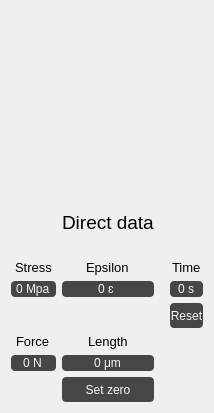
           <widget class="QWidget" name="Sone2" native="true">
            <property name="styleSheet">
             <string notr="true">#timeRead{
		background-color: rgb(70,70,70); 
		border-radius: 4px;
		color: rgb(249,249,249);
}
#epsilonRead{
		background-color: rgb(70,70,70); 
		border-radius: 4px;
		color: rgb(249,249,249);
}
#forceRead{
		background-color: rgb(70,70,70); 
		border-radius: 4px;
		color: rgb(249,249,249);
}
#lengthRead{
		background-color: rgb(70,70,70); 
		border-radius: 4px;
		color: rgb(249,249,249);
}
#stressRead{
		background-color: rgb(70,70,70); 
		border-radius: 4px;
		color: rgb(249,249,249);
}
#resetTimeButton{
		background-color: rgb(70,70,70); 
		border-radius: 4px;
		color: rgb(249,249,249);
}
#resetTimeButton:pressed{
		background-color:rgb(65,65,65);
}
#setZeroButton{
		background-color: rgb(70,70,70); 
		border-radius: 4px;
		color: rgb(249,249,249);
}
#setZeroButton:pressed{
		background-color:rgb(65,65,65);
}

</string>
            </property>
            <layout class="QGridLayout" name="gridLayout_4">
             <item row="4" column="2" alignment="Qt::AlignHCenter">
              <widget class="QLabel" name="label_9">
               <property name="font">
                <font>
                 <pointsize>10</pointsize>
                </font>
               </property>
               <property name="text">
                <string>Stress</string>
               </property>
              </widget>
             </item>
             <item row="12" column="3">
              <widget class="QPushButton" name="setZeroButton">
               <property name="minimumSize">
                <size>
                 <width>0</width>
                 <height>25</height>
                </size>
               </property>
               <property name="text">
                <string>Set zero</string>
               </property>
              </widget>
             </item>
             <item row="5" column="3">
              <widget class="QSpinBox" name="epsilonRead">
               <property name="alignment">
                <set>Qt::AlignCenter</set>
               </property>
               <property name="readOnly">
                <bool>true</bool>
               </property>
               <property name="buttonSymbols">
                <enum>QAbstractSpinBox::NoButtons</enum>
               </property>
               <property name="suffix">
                <string> ɛ </string>
               </property>
              </widget>
             </item>
             <item row="5" column="2">
              <widget class="QSpinBox" name="stressRead">
               <property name="alignment">
                <set>Qt::AlignCenter</set>
               </property>
               <property name="readOnly">
                <bool>true</bool>
               </property>
               <property name="buttonSymbols">
                <enum>QAbstractSpinBox::NoButtons</enum>
               </property>
               <property name="suffix">
                <string> Mpa</string>
               </property>
              </widget>
             </item>
             <item row="0" column="3">
              <spacer name="verticalSpacer_3">
               <property name="orientation">
                <enum>Qt::Vertical</enum>
               </property>
               <property name="sizeType">
                <enum>QSizePolicy::Preferred</enum>
               </property>
               <property name="sizeHint" stdset="0">
                <size>
                 <width>20</width>
                 <height>200</height>
                </size>
               </property>
              </spacer>
             </item>
             <item row="1" column="3" alignment="Qt::AlignHCenter">
              <widget class="QLabel" name="label_17">
               <property name="font">
                <font>
                 <pointsize>14</pointsize>
                </font>
               </property>
               <property name="text">
                <string>Direct data</string>
               </property>
              </widget>
             </item>
             <item row="5" column="5">
              <widget class="QSpinBox" name="timeRead">
               <property name="alignment">
                <set>Qt::AlignCenter</set>
               </property>
               <property name="readOnly">
                <bool>true</bool>
               </property>
               <property name="buttonSymbols">
                <enum>QAbstractSpinBox::NoButtons</enum>
               </property>
               <property name="suffix">
                <string> s</string>
               </property>
              </widget>
             </item>
             <item row="11" column="3">
              <widget class="QSpinBox" name="lengthRead">
               <property name="alignment">
                <set>Qt::AlignCenter</set>
               </property>
               <property name="readOnly">
                <bool>true</bool>
               </property>
               <property name="buttonSymbols">
                <enum>QAbstractSpinBox::NoButtons</enum>
               </property>
               <property name="suffix">
                <string> μm</string>
               </property>
              </widget>
             </item>
             <item row="2" column="3">
              <spacer name="verticalSpacer_4">
               <property name="orientation">
                <enum>Qt::Vertical</enum>
               </property>
               <property name="sizeType">
                <enum>QSizePolicy::Preferred</enum>
               </property>
               <property name="sizeHint" stdset="0">
                <size>
                 <width>20</width>
                 <height>20</height>
                </size>
               </property>
              </spacer>
             </item>
             <item row="6" column="5">
              <widget class="QPushButton" name="resetTimeButton">
               <property name="minimumSize">
                <size>
                 <width>0</width>
                 <height>25</height>
                </size>
               </property>
               <property name="text">
                <string>Reset</string>
               </property>
              </widget>
             </item>
             <item row="4" column="3" alignment="Qt::AlignHCenter">
              <widget class="QLabel" name="label_8">
               <property name="font">
                <font>
                 <pointsize>10</pointsize>
                </font>
               </property>
               <property name="text">
                <string>Epsilon</string>
               </property>
              </widget>
             </item>
             <item row="5" column="4">
              <spacer name="horizontalSpacer">
               <property name="orientation">
                <enum>Qt::Horizontal</enum>
               </property>
               <property name="sizeType">
                <enum>QSizePolicy::Preferred</enum>
               </property>
               <property name="sizeHint" stdset="0">
                <size>
                 <width>10</width>
                 <height>10</height>
                </size>
               </property>
              </spacer>
             </item>
             <item row="4" column="5" alignment="Qt::AlignHCenter">
              <widget class="QLabel" name="label_7">
               <property name="font">
                <font>
                 <pointsize>10</pointsize>
                </font>
               </property>
               <property name="text">
                <string>Time</string>
               </property>
              </widget>
             </item>
             <item row="10" column="2" alignment="Qt::AlignHCenter">
              <widget class="QLabel" name="label_5">
               <property name="font">
                <font>
                 <pointsize>10</pointsize>
                </font>
               </property>
               <property name="text">
                <string>Force</string>
               </property>
              </widget>
             </item>
             <item row="11" column="2">
              <widget class="QSpinBox" name="forceRead">
               <property name="alignment">
                <set>Qt::AlignCenter</set>
               </property>
               <property name="readOnly">
                <bool>true</bool>
               </property>
               <property name="buttonSymbols">
                <enum>QAbstractSpinBox::NoButtons</enum>
               </property>
               <property name="suffix">
                <string> N</string>
               </property>
               <property name="prefix">
                <string/>
               </property>
              </widget>
             </item>
             <item row="10" column="3" alignment="Qt::AlignHCenter">
              <widget class="QLabel" name="label_6">
               <property name="font">
                <font>
                 <pointsize>10</pointsize>
                </font>
               </property>
               <property name="text">
                <string>Length</string>
               </property>
              </widget>
             </item>
            </layout>
           </widget>
